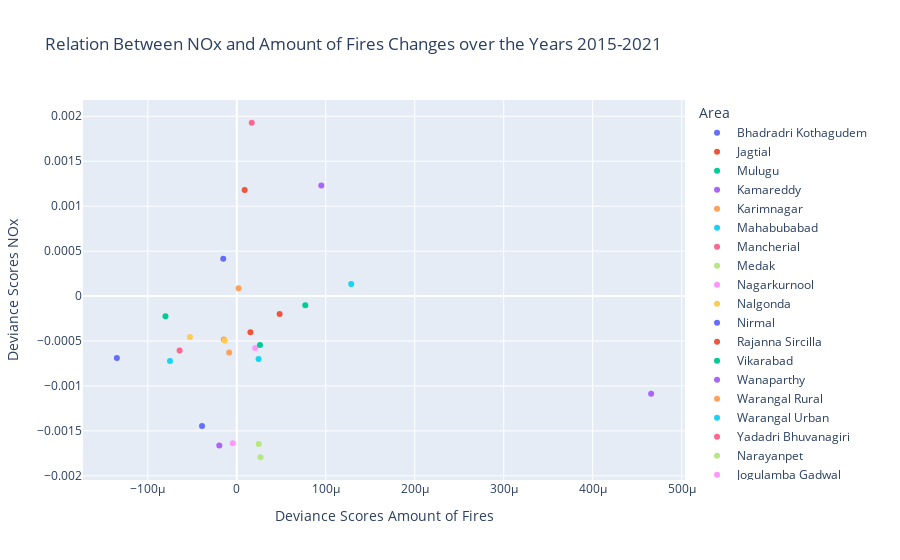

The notebook cell this image was saved under:
### Code cell
os.chdir('c:\\Users\\Jesse\\OneDrive\\Documenten\\Master BAOR\\Thesis\\GitHub\\dicra\\analytics\\notebooks\\crop_fires\\DPPD_Jesse\\NOx')
NOx_df = pd.read_csv('NOx_years_district.csv', index_col=0)
correlation(NOx_df, 2021, 'NOx', district_boundaries, 'Dist_Name')

### Figure 1 — Plotly figure (JSON) as saved in the notebook; plotly's stock layout.template omitted (floating-point values rounded to 4 significant figures)
{"data": [{"hovertemplate": "Area=Bhadradri Kothagudem<br>Deviance Scores Amount of Fires=%{x}<br>Deviance Scores NOx=%{y}<extra></extra>", "legendgroup": "Bhadradri Kothagudem", "marker": {"color": "#636efa", "symbol": "circle"}, "mode": "markers", "name": "Bhadradri Kothagudem", "orientation": "v", "showlegend": true, "type": "scatter", "x": [-3.904e-05], "xaxis": "x", "y": [-0.001445], "yaxis": "y"}, {"hovertemplate": "Area=Jagtial<br>Deviance Scores Amount of Fires=%{x}<br>Deviance Scores NOx=%{y}<extra></extra>", "legendgroup": "Jagtial", "marker": {"color": "#EF553B", "symbol": "circle"}, "mode": "markers", "name": "Jagtial", "orientation": "v", "showlegend": true, "type": "scatter", "x": [4.818e-05], "xaxis": "x", "y": [-0.0001984], "yaxis": "y"}, {"hovertemplate": "Area=Mulugu<br>Deviance Scores Amount of Fires=%{x}<br>Deviance Scores NOx=%{y}<extra></extra>", "legendgroup": "Mulugu", "marker": {"color": "#00cc96", "symbol": "circle"}, "mode": "markers", "name": "Mulugu", "orientation": "v", "showlegend": true, "type": "scatter", "x": [7.703e-05], "xaxis": "x", "y": [-0.0001032], "yaxis": "y"}, {"hovertemplate": "Area=Kamareddy<br>Deviance Scores Amount of Fires=%{x}<br>Deviance Scores NOx=%{y}<extra></extra>", "legendgroup": "Kamareddy", "marker": {"color": "#ab63fa", "symbol": "circle"}, "mode": "markers", "name": "Kamareddy", "orientation": "v", "showlegend": true, "type": "scatter", "x": [0.0004657], "xaxis": "x", "y": [-0.001085], "yaxis": "y"}, {"hovertemplate": "Area=Karimnagar<br>Deviance Scores Amount of Fires=%{x}<br>Deviance Scores NOx=%{y}<extra></extra>", "legendgroup": "Karimnagar", "marker": {"color": "#FFA15A", "symbol": "circle"}, "mode": "markers", "name": "Karimnagar", "orientation": "v", "showlegend": true, "type": "scatter", "x": [-1.465e-05], "xaxis": "x", "y": [-0.0004844], "yaxis": "y"}, {"hovertemplate": "Area=Mahabubabad<br>Deviance Scores Amount of Fires=%{x}<br>Deviance Scores NOx=%{y}<extra></extra>", "legendgroup": "Mahabubabad", "marker": {"color": "#19d3f3", "symbol": "circle"}, "mode": "markers", "name": "Mahabubabad", "orientation": "v", "showlegend": true, "type": "scatter", "x": [2.45e-05], "xaxis": "x", "y": [-0.0007013], "yaxis": "y"}, {"hovertemplate": "Area=Mancherial<br>Deviance Scores Amount of Fires=%{x}<br>Deviance Scores NOx=%{y}<extra></extra>", "legendgroup": "Mancherial", "marker": {"color": "#FF6692", "symbol": "circle"}, "mode": "markers", "name": "Mancherial", "orientation": "v", "showlegend": true, "type": "scatter", "x": [1.684e-05], "xaxis": "x", "y": [0.001928], "yaxis": "y"}, {"hovertemplate": "Area=Medak<br>Deviance Scores Amount of Fires=%{x}<br>Deviance Scores NOx=%{y}<extra></extra>", "legendgroup": "Medak", "marker": {"color": "#B6E880", "symbol": "circle"}, "mode": "markers", "name": "Medak", "orientation": "v", "showlegend": true, "type": "scatter", "x": [2.667e-05], "xaxis": "x", "y": [-0.001793], "yaxis": "y"}, {"hovertemplate": "Area=Nagarkurnool<br>Deviance Scores Amount of Fires=%{x}<br>Deviance Scores NOx=%{y}<extra></extra>", "legendgroup": "Nagarkurnool", "marker": {"color": "#FF97FF", "symbol": "circle"}, "mode": "markers", "name": "Nagarkurnool", "orientation": "v", "showlegend": true, "type": "scatter", "x": [2.07e-05], "xaxis": "x", "y": [-0.0005774], "yaxis": "y"}, {"hovertemplate": "Area=Nalgonda<br>Deviance Scores Amount of Fires=%{x}<br>Deviance Scores NOx=%{y}<extra></extra>", "legendgroup": "Nalgonda", "marker": {"color": "#FECB52", "symbol": "circle"}, "mode": "markers", "name": "Nalgonda", "orientation": "v", "showlegend": true, "type": "scatter", "x": [-1.344e-05], "xaxis": "x", "y": [-0.0004967], "yaxis": "y"}, {"hovertemplate": "Area=Nirmal<br>Deviance Scores Amount of Fires=%{x}<br>Deviance Scores NOx=%{y}<extra></extra>", "legendgroup": "Nirmal", "marker": {"color": "#636efa", "symbol": "circle"}, "mode": "markers", "name": "Nirmal", "orientation": "v", "showlegend": true, "type": "scatter", "x": [-1.518e-05], "xaxis": "x", "y": [0.0004157], "yaxis": "y"}, {"hovertemplate": "Area=Rajanna Sircilla<br>Deviance Scores Amount of Fires=%{x}<br>Deviance Scores NOx=%{y}<extra></extra>", "legendgroup": "Rajanna Sircilla", "marker": {"color": "#EF553B", "symbol": "circle"}, "mode": "markers", "name": "Rajanna Sircilla", "orientation": "v", "showlegend": true, "type": "scatter", "x": [1.536e-05], "xaxis": "x", "y": [-0.0004022], "yaxis": "y"}, {"hovertemplate": "Area=Vikarabad<br>Deviance Scores Amount of Fires=%{x}<br>Deviance Scores NOx=%{y}<extra></extra>", "legendgroup": "Vikarabad", "marker": {"color": "#00cc96", "symbol": "circle"}, "mode": "markers", "name": "Vikarabad", "orientation": "v", "showlegend": true, "type": "scatter", "x": [2.612e-05], "xaxis": "x", "y": [-0.0005449], "yaxis": "y"}, {"hovertemplate": "Area=Wanaparthy<br>Deviance Scores Amount of Fires=%{x}<br>Deviance Scores NOx=%{y}<extra></extra>", "legendgroup": "Wanaparthy", "marker": {"color": "#ab63fa", "symbol": "circle"}, "mode": "markers", "name": "Wanaparthy", "orientation": "v", "showlegend": true, "type": "scatter", "x": [-1.96e-05], "xaxis": "x", "y": [-0.001663], "yaxis": "y"}, {"hovertemplate": "Area=Warangal Rural<br>Deviance Scores Amount of Fires=%{x}<br>Deviance Scores NOx=%{y}<extra></extra>", "legendgroup": "Warangal Rural", "marker": {"color": "#FFA15A", "symbol": "circle"}, "mode": "markers", "name": "Warangal Rural", "orientation": "v", "showlegend": true, "type": "scatter", "x": [-8.552e-06], "xaxis": "x", "y": [-0.0006288], "yaxis": "y"}, {"hovertemplate": "Area=Warangal Urban<br>Deviance Scores Amount of Fires=%{x}<br>Deviance Scores NOx=%{y}<extra></extra>", "legendgroup": "Warangal Urban", "marker": {"color": "#19d3f3", "symbol": "circle"}, "mode": "markers", "name": "Warangal Urban", "orientation": "v", "showlegend": true, "type": "scatter", "x": [0.0001286], "xaxis": "x", "y": [0.0001342], "yaxis": "y"}, {"hovertemplate": "Area=Yadadri Bhuvanagiri<br>Deviance Scores Amount of Fires=%{x}<br>Deviance Scores NOx=%{y}<extra></extra>", "legendgroup": "Yadadri Bhuvanagiri", "marker": {"color": "#FF6692", "symbol": "circle"}, "mode": "markers", "name": "Yadadri Bhuvanagiri", "orientation": "v", "showlegend": true, "type": "scatter", "x": [-6.423e-05], "xaxis": "x", "y": [-0.0006059], "yaxis": "y"}, {"hovertemplate": "Area=Narayanpet<br>Deviance Scores Amount of Fires=%{x}<br>Deviance Scores NOx=%{y}<extra></extra>", "legendgroup": "Narayanpet", "marker": {"color": "#B6E880", "symbol": "circle"}, "mode": "markers", "name": "Narayanpet", "orientation": "v", "showlegend": true, "type": "scatter", "x": [2.472e-05], "xaxis": "x", "y": [-0.001646], "yaxis": "y"}, {"hovertemplate": "Area=Jogulamba Gadwal<br>Deviance Scores Amount of Fires=%{x}<br>Deviance Scores NOx=%{y}<extra></extra>", "legendgroup": "Jogulamba Gadwal", "marker": {"color": "#FF97FF", "symbol": "circle"}, "mode": "markers", "name": "Jogulamba Gadwal", "orientation": "v", "showlegend": true, "type": "scatter", "x": [-4.512e-06], "xaxis": "x", "y": [-0.001637], "yaxis": "y"}, {"hovertemplate": "Area=Suryapet<br>Deviance Scores Amount of Fires=%{x}<br>Deviance Scores NOx=%{y}<extra></extra>", "legendgroup": "Suryapet", "marker": {"color": "#FECB52", "symbol": "circle"}, "mode": "markers", "name": "Suryapet", "orientation": "v", "showlegend": true, "type": "scatter", "x": [-5.261e-05], "xaxis": "x", "y": [-0.0004543], "yaxis": "y"}, {"hovertemplate": "Area=Medchal Malkajgiri<br>Deviance Scores Amount of Fires=%{x}<br>Deviance Scores NOx=%{y}<extra></extra>", "legendgroup": "Medchal Malkajgiri", "marker": {"color": "#636efa", "symbol": "circle"}, "mode": "markers", "name": "Medchal Malkajgiri", "orientation": "v", "showlegend": true, "type": "scatter", "x": [-0.0001348], "xaxis": "x", "y": [-0.00069], "yaxis": "y"}, {"hovertemplate": "Area=Adilabad<br>Deviance Scores Amount of Fires=%{x}<br>Deviance Scores NOx=%{y}<extra></extra>", "legendgroup": "Adilabad", "marker": {"color": "#EF553B", "symbol": "circle"}, "mode": "markers", "name": "Adilabad", "orientation": "v", "showlegend": true, "type": "scatter", "x": [8.88e-06], "xaxis": "x", "y": [0.00118], "yaxis": "y"}, {"hovertemplate": "Area=Hyderabad<br>Deviance Scores Amount of Fires=%{x}<br>Deviance Scores NOx=%{y}<extra></extra>", "legendgroup": "Hyderabad", "marker": {"color": "#00cc96", "symbol": "circle"}, "mode": "markers", "name": "Hyderabad", "orientation": "v", "showlegend": true, "type": "scatter", "x": [-8.013e-05], "xaxis": "x", "y": [-0.0002233], "yaxis": "y"}, {"hovertemplate": "Area=Kumurambheem Asifabad<br>Deviance Scores Amount of Fires=%{x}<br>Deviance Scores NOx=%{y}<extra></extra>", "legendgroup": "Kumurambheem Asifabad", "marker": {"color": "#ab63fa", "symbol": "circle"}, "mode": "markers", "name": "Kumurambheem Asifabad", "orientation": "v", "showlegend": true, "type": "scatter", "x": [9.504e-05], "xaxis": "x", "y": [0.00123], "yaxis": "y"}, {"hovertemplate": "Area=Jayashankar Bhupalpally<br>Deviance Scores Amount of Fires=%{x}<br>Deviance Scores NOx=%{y}<extra></extra>", "legendgroup": "Jayashankar Bhupalpally", "marker": {"color": "#FFA15A", "symbol": "circle"}, "mode": "markers", "name": "Jayashankar Bhupalpally", "orientation": "v", "showlegend": true, "type": "scatter", "x": [1.991e-06], "xaxis": "x", "y": [8.629e-05], "yaxis": "y"}, {"hovertemplate": "Area=Mahabubnagar<br>Deviance Scores Amount of Fires=%{x}<br>Deviance Scores NOx=%{y}<extra></extra>", "legendgroup": "Mahabubnagar", "marker": {"color": "#19d3f3", "symbol": "circle"}, "mode": "markers", "name": "Mahabubnagar", "orientation": "v", "showlegend": true, "type": "scatter", "x": [-7.504e-05], "xaxis": "x", "y": [-0.0007235], "yaxis": "y"}], "layout": {"legend": {"title": {"text": "Area"}, "tracegroupgap": 0}, "title": {"text": "Relation Between NOx and Amount of Fires Changes over the Years 2015-2021"}, "xaxis": {"anchor": "y", "domain": [0, 1], "title": {"text": "Deviance Scores Amount of Fires"}}, "yaxis": {"anchor": "x", "domain": [0, 1], "title": {"text": "Deviance Scores NOx"}}}}
